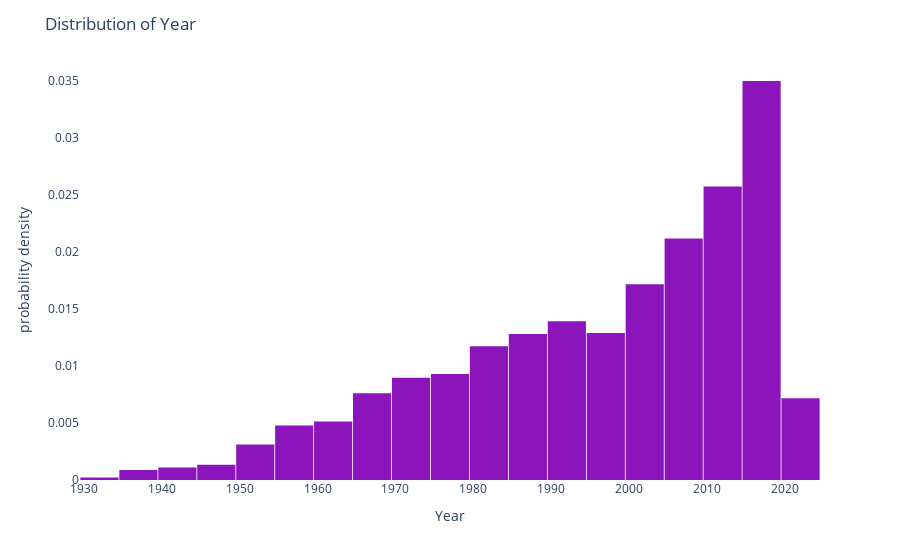

Write notebook code for a chart like this one.
### Markdown cell above
# Exporatory Data Analysis :

### Code cell
#Pot Distribution of Years
year_fig = px.histogram(df, x='Year', nbins=30, histnorm='probability density', color_discrete_sequence=['#8B15BA'])
year_fig.update_layout(title='Distribution of Year', bargap=0.02, plot_bgcolor = 'white')
year_fig.show();

### Figure 1 — Plotly figure (JSON) as saved in the notebook; plotly's stock layout.template omitted (floating-point values rounded to 4 significant figures; data arrays with more than 128 entries replaced by an {"elided": "..."} marker saying what was removed)
{"data": [{"alignmentgroup": "True", "bingroup": "x", "histnorm": "probability density", "hovertemplate": "Year=%{x}<br>probability density=%{y}<extra></extra>", "legendgroup": "", "marker": {"color": "#8B15BA", "pattern": {"shape": ""}}, "name": "", "nbinsx": 30, "offsetgroup": "", "orientation": "v", "showlegend": false, "type": "histogram", "x": {"elided": "5659 int values"}, "xaxis": "x", "yaxis": "y"}], "layout": {"bargap": 0.02, "barmode": "relative", "legend": {"tracegroupgap": 0}, "margin": {"t": 60}, "plot_bgcolor": "white", "title": {"text": "Distribution of Year"}, "xaxis": {"anchor": "y", "domain": [0, 1], "title": {"text": "Year"}}, "yaxis": {"anchor": "x", "domain": [0, 1], "title": {"text": "probability density"}}}}
